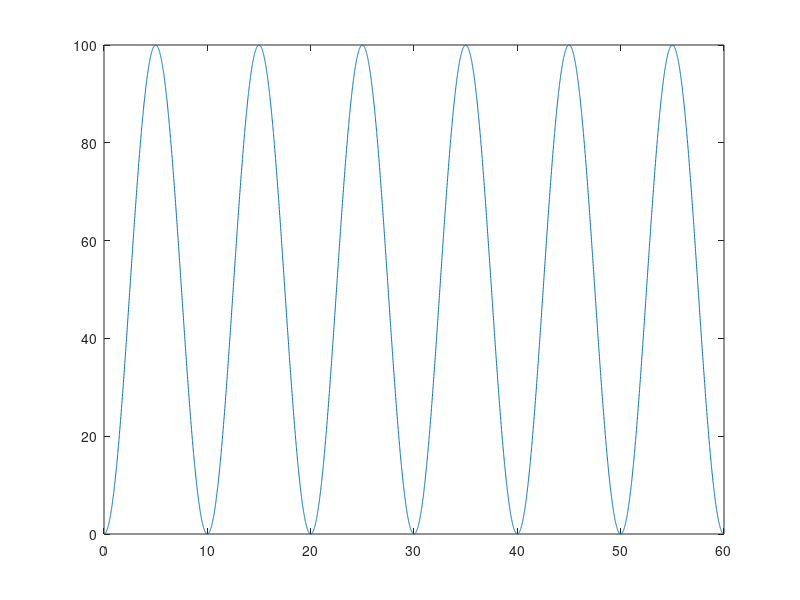

MATLAB code for this plot: (Note: this script raises an error after producing the figure.)
% Log-log scale.

clear all;
addpath('../lib');

%% lets plot 3 cycles of 50Hz AC voltage
f = 50;
Vm = 10;
phi = 0;

% generate the signal
t = [0:0.00001:3/f];
th = 2*pi*f*t;
v = Vm*sin(th+phi);
vsqr = v.^2;

figure;
plot(t*1E3, vsqr);

%% settings
opt.XLabel = 'Time, t (ms)'; % xlabel
opt.YLabel = 'Voltage, V (V)'; %ylabel
opt.YScale = 'log'; % 'linear' or 'log'
opt.XScale = 'log'; % 'linear' or 'log'
opt.YLim = [1E-3, 1E3]; % [min, max]
opt.YTick = [1E-3, 1E-1, 1E1, 1E3]; %[tick1, tick2, .. ]
opt.YGrid = 'on'; % 'on' or 'off'
opt.XGrid = 'on'; % 'on' or 'off'

% Save? comment the following line if you do not want to save
opt.FileName = 'plotSimpleLogLog.png'; 

% create the plot
setPlotProp(opt);
    